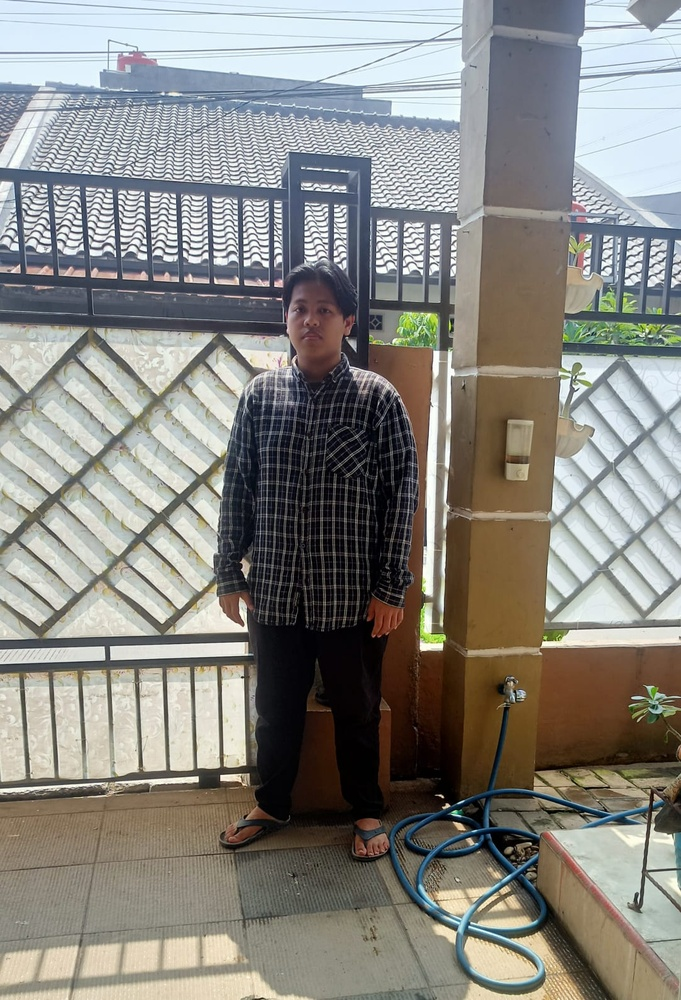
#> input picture backlight.jpg, 681 x 1000 px, shrunk from 1083 x 1590 before the run
$ jupyter execute UTS_202431014_FADLAN_PCD_Backlight.ipynb
#> lines starting #> are read from the running program, lines starting #| are printed output that depends on the picture
## Load Foto & Konversi RGB

[cell 1]
import cv2
import numpy as np
import matplotlib.pyplot as plt

path_backlight = 'backlight.jpg'
img_backlight_bgr = cv2.imread(path_backlight)
#> img_backlight_bgr is the input picture: shape (1000, 681, 3); mean B, G, R 130.1, 135.5, 136.9

img_backlight_rgb = cv2.cvtColor(img_backlight_bgr, cv2.COLOR_BGR2RGB)

plt.figure(figsize=(8, 6))
plt.imshow(img_backlight_rgb)
plt.title('Foto Asli (Backlight)')
plt.axis('off')
plt.show()

## Grayscale

[cell 2]
img_gray = cv2.cvtColor(img_backlight_rgb, cv2.COLOR_RGB2GRAY)
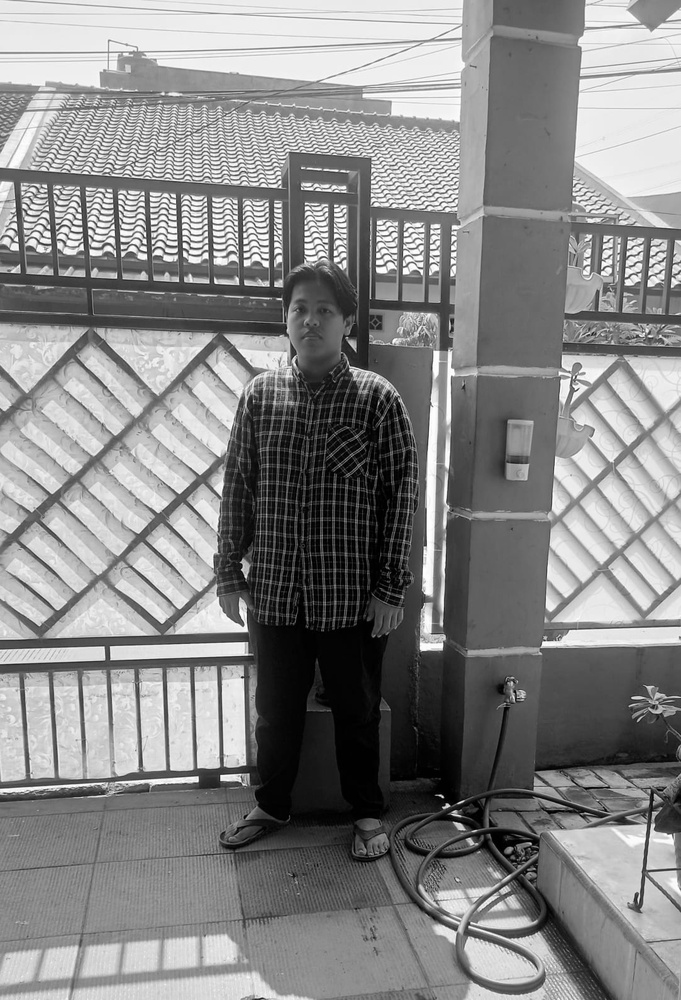
#> img_gray: shape (1000, 681); min 0, max 255, mean 135.3

plt.figure(figsize=(8, 6))
plt.imshow(img_gray, cmap='gray')
plt.title('1. Hasil Konversi Grayscale')
plt.axis('off')
plt.show()

## Brightness

[cell 3]
nilai_brightness = 70

img_bright = cv2.convertScaleAbs(img_gray, alpha=1.0, beta=nilai_brightness)
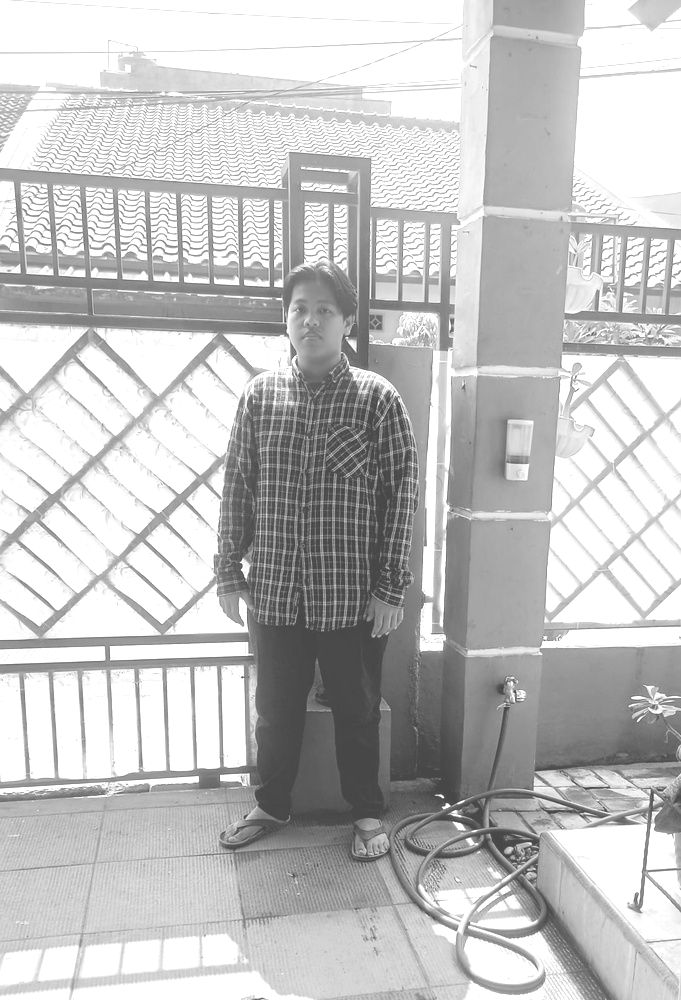
#> img_bright: shape (1000, 681); min 70, max 255, mean 194.4

plt.figure(figsize=(8, 6))
plt.imshow(img_bright, cmap='gray')
plt.title(f'2. Hasil Penyesuaian Brightness (Beta={nilai_brightness})')
plt.axis('off')
plt.show()

## Kontras

[cell 4]
nilai_contrast = 1.5

img_final = cv2.convertScaleAbs(img_bright, alpha=nilai_contrast, beta=0)
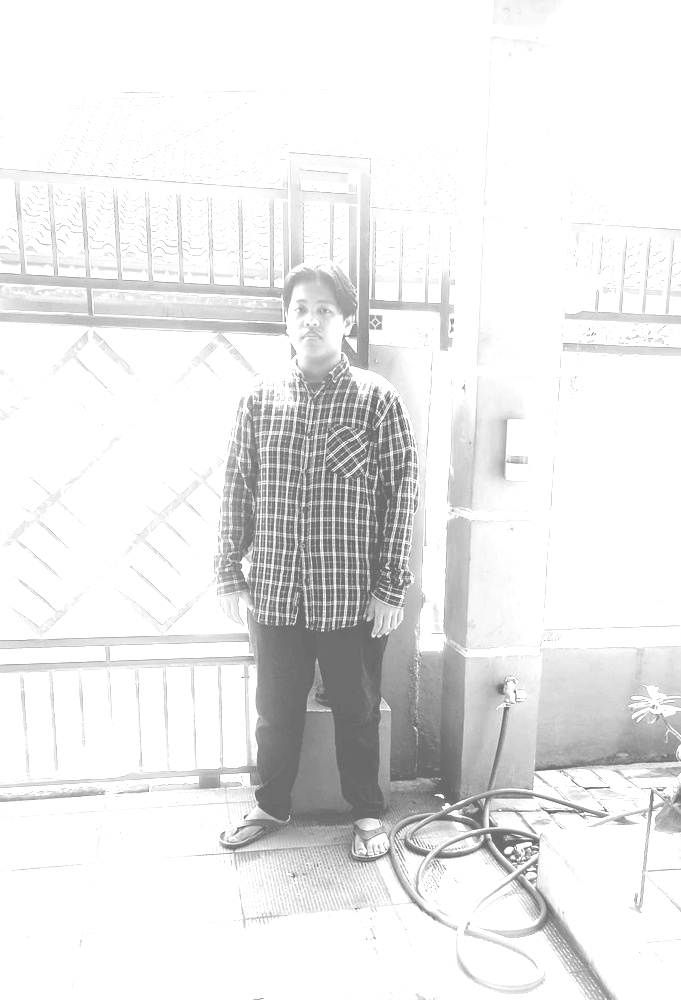
#> img_final: shape (1000, 681); min 105, max 255, mean 233.2

plt.figure(figsize=(8, 6))
plt.imshow(img_final, cmap='gray')
plt.title(f'3. Hasil Final Penyesuaian Kontras (Alpha={nilai_contrast})')
plt.axis('off')
plt.show()
